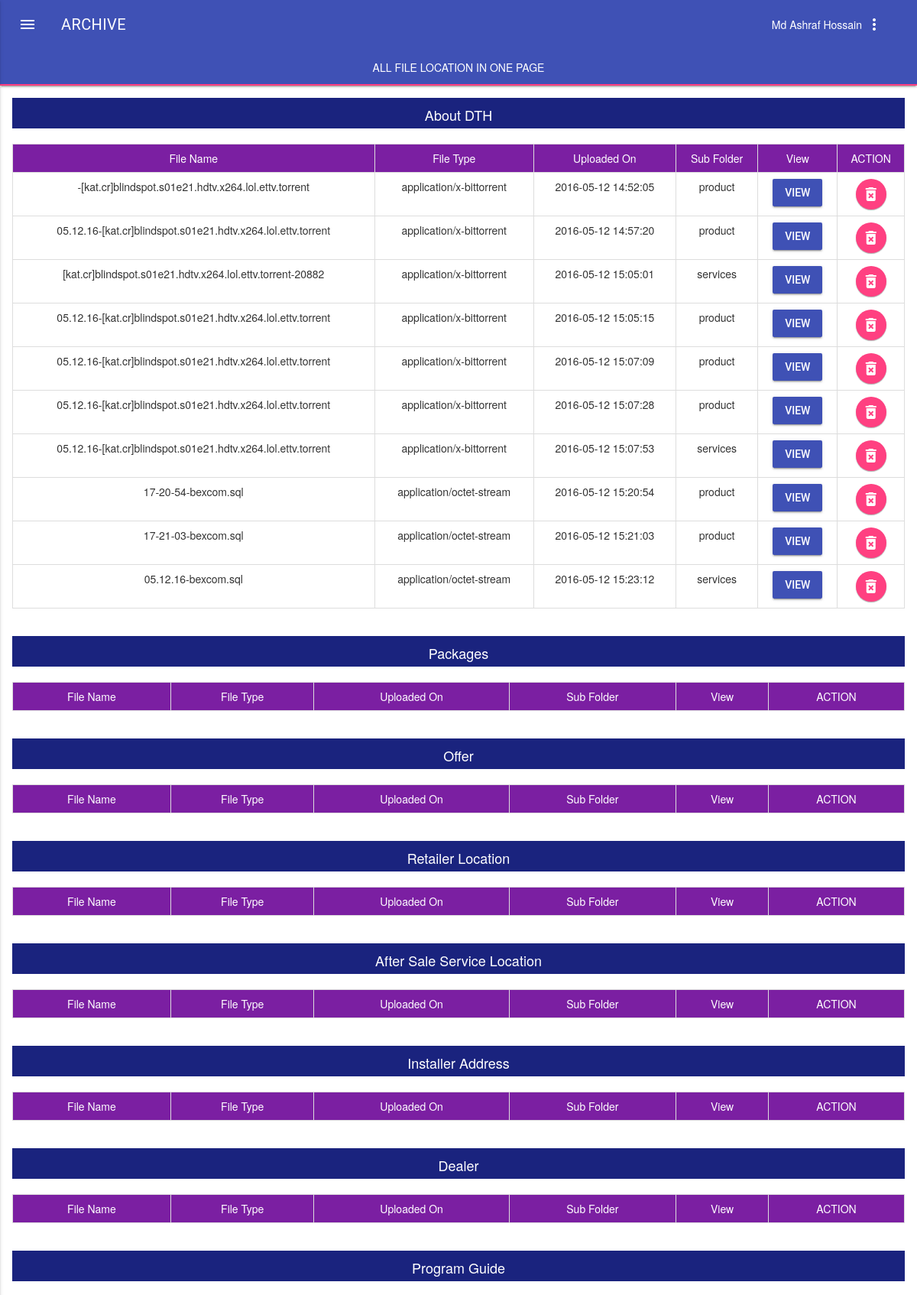
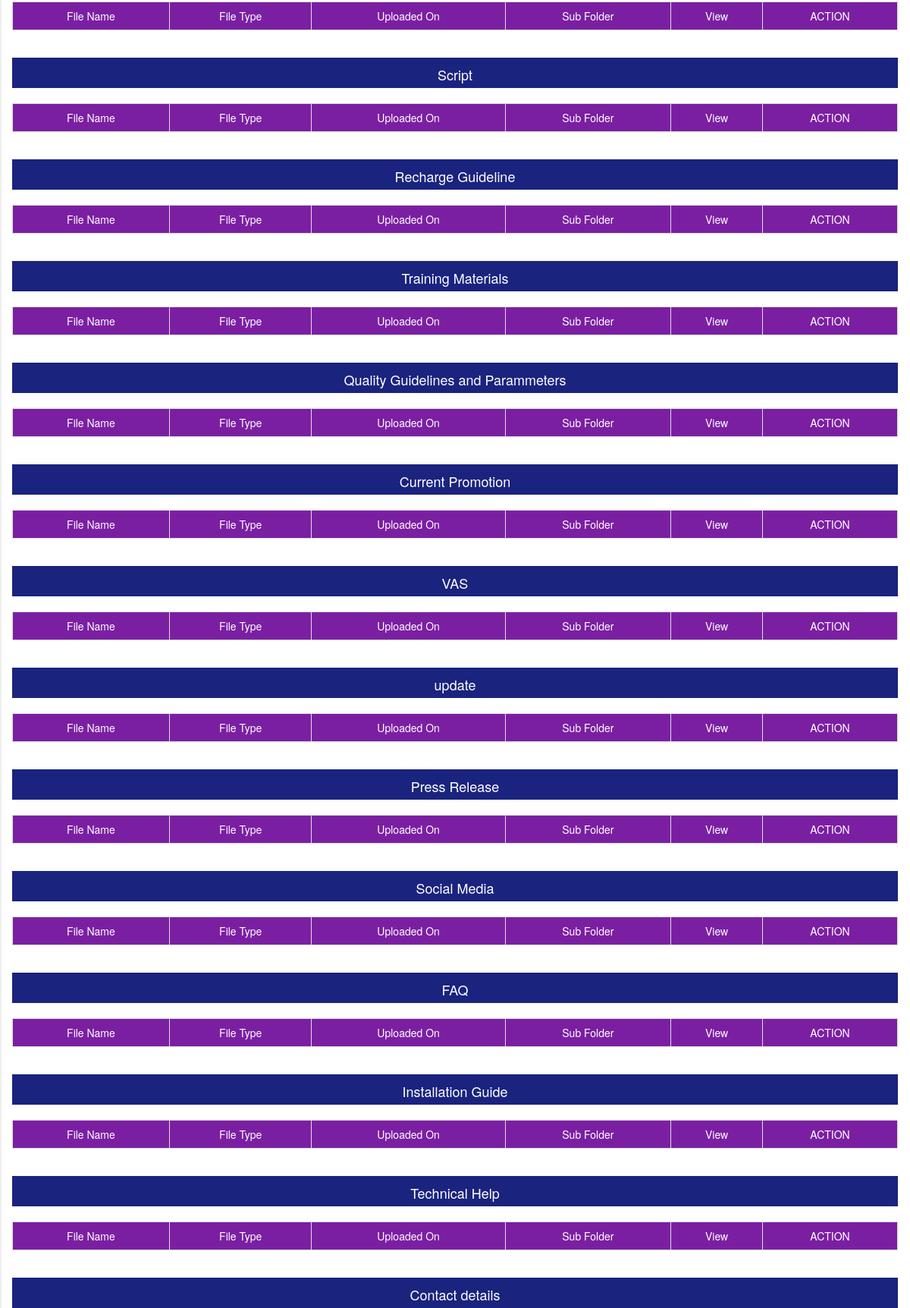
The page /super_supervisor/archive.php (signed in, upper part) on the database its author committed (2 pictures, top to bottom).
### tables this page shows
CREATE TABLE `archive` (
  `id` int(11) NOT NULL,
  `file` varchar(256) NOT NULL,
  `type` varchar(256) NOT NULL,
  `size` varchar(256) NOT NULL,
  `location` varchar(256) NOT NULL,
  `date` timestamp NOT NULL DEFAULT CURRENT_TIMESTAMP,
  `root` varchar(16) NOT NULL,
  `sub_root` varchar(16) NOT NULL
);

### super_supervisor/archive.php (the view, shortened to what the rows shown need)
<!doctype html>
<html lang=''>
<head>
    <link rel="stylesheet" href="../vendor/mdl/material.css">
    <link rel='stylesheet prefetch' href='../css/dialog-polyfill.min.css'>
    <link rel="stylesheet" href="../css/master.css">
    <link rel="stylesheet" href="../css/dropdown.css">
    <link rel="stylesheet" href="../vendor/bootstrap/css/bootstrap.css">
</head>
<body>
<div class="mdl-layout mdl-js-layout mdl-layout--fixed-header
            mdl-layout--fixed-tabs">
    <main class="mdl-layout__content">
        <section class="mdl-layout__tab-panel is-active" id="fixed-tab-1">
          <div class="page-content">
              <div class="mdl-grid">
                <div class="mdl-cell mdl-cell--12-col">
                  <br>
                  <table class="table table-bordered text-center">
                    <?php
                  $sql="SELECT * FROM archive WHERE root='dth'  ";
                  $result_set=mysql_query($sql);
                  while($row=mysql_fetch_array($result_set))
                  {
                    ?>
                        <tr>
                          <td><?php echo $row['file'] ?></td>
                          <td><?php echo $row['type'] ?></td>
                          <td><?php echo $row['date'] ?></td>
                          <td><?php echo $row['sub_root'] ?></td>
                          <td>
                            <a href="bexcom-kbs/<?php echo $row['location']; echo $row['file'] ?>" target="_blank">
                              <button   class="mdl-button mdl-js-button mdl-button--raised mdl-js-ripple-effect mdl-button--colored">VIEW</button>
                            </a>
                          </td>
                          <td>
                            <button  type="button" id="modal <?php echo $row['id']?>" class="show-modal<?php echo $row['id']?> mdl-button mdl-js-button mdl-button--fab mdl-button--mini-fab mdl-button--colored mdl-js-ripple-effect">
                              <i class="material-icons">&#xE92B;</i>
                            </button>
                          </td>
                        </tr>
                        <?php
                  include 'delete_modal_archive.php';}
                  ?>
                    </table>
                </div>
              </div>
          </div>
        </section>
    </main>
</div>
</body>
<html>

### rows shown on the page
archive: file "-[kat.cr]blindspot.s01e21.hdtv.x264.lol.ettv.torrent", type "application/x-bittorrent", date "2016-05-12 14:52:05", sub_root "product"
archive: file "05.12.16-[kat.cr]blindspot.s01e21.hdtv.x264.lol.ettv.torrent", type "application/x-bittorrent", date "2016-05-12 14:57:20", sub_root "product"
archive: file "[kat.cr]blindspot.s01e21.hdtv.x264.lol.ettv.torrent-20882", type "application/x-bittorrent", date "2016-05-12 15:05:01", sub_root "services"
archive: file "05.12.16-[kat.cr]blindspot.s01e21.hdtv.x264.lol.ettv.torrent", type "application/x-bittorrent", date "2016-05-12 15:05:15", sub_root "product"
archive: file "05.12.16-[kat.cr]blindspot.s01e21.hdtv.x264.lol.ettv.torrent", type "application/x-bittorrent", date "2016-05-12 15:07:09", sub_root "product"
archive: file "05.12.16-[kat.cr]blindspot.s01e21.hdtv.x264.lol.ettv.torrent", type "application/x-bittorrent", date "2016-05-12 15:07:28", sub_root "product"
archive: file "05.12.16-[kat.cr]blindspot.s01e21.hdtv.x264.lol.ettv.torrent", type "application/x-bittorrent", date "2016-05-12 15:07:53", sub_root "services"
archive: file "17-20-54-bexcom.sql", type "application/octet-stream", date "2016-05-12 15:20:54", sub_root "product"
archive: file "17-21-03-bexcom.sql", type "application/octet-stream", date "2016-05-12 15:21:03", sub_root "product"
archive: file "05.12.16-bexcom.sql", type "application/octet-stream", date "2016-05-12 15:23:12", sub_root "services"

### other values the page prints
$_SESSION['admin_name'] "Md Ashraf Hossain"
